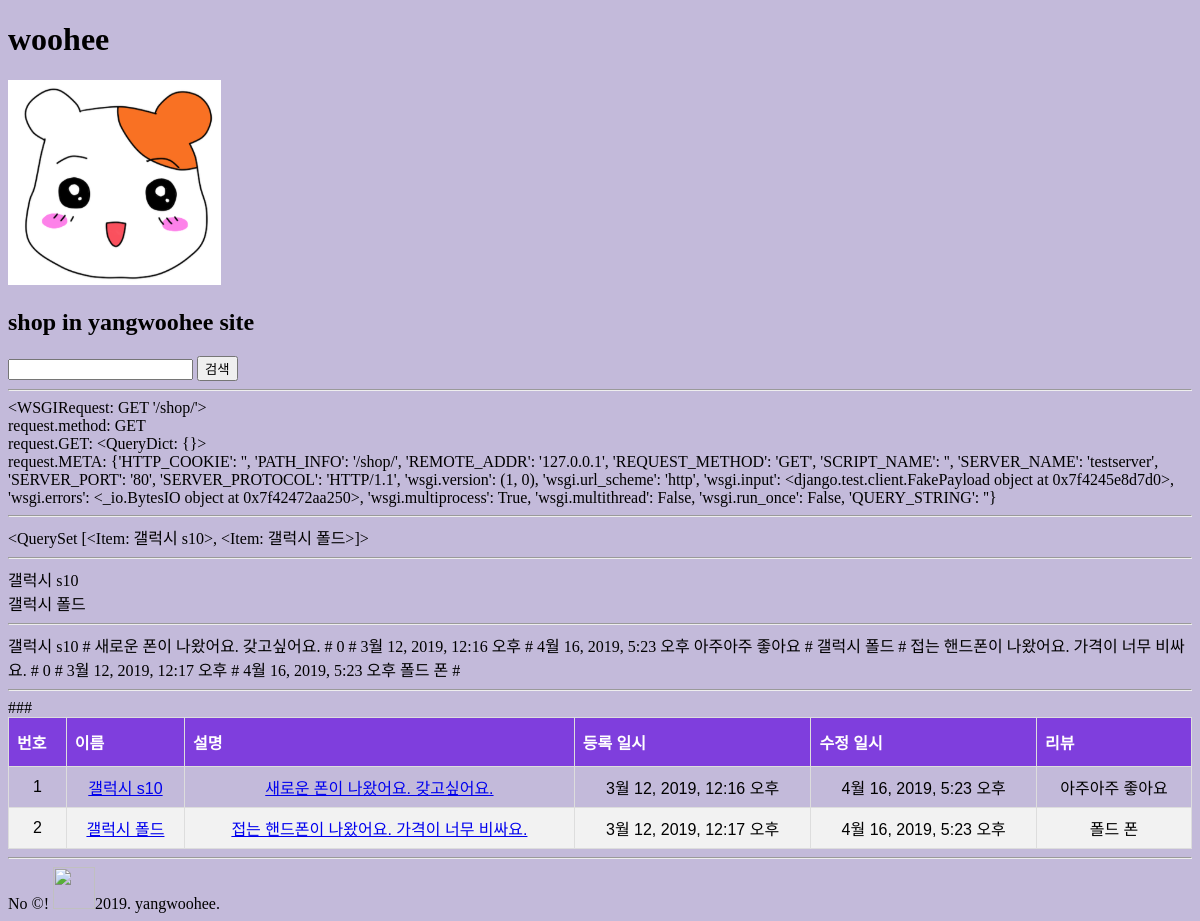
The app's page /shop/ with its own data.
### shop/models.py (models this page shows, shortened)
class Item(models.Model):
    name = models.CharField(max_length=20)
    desc = models.TextField(blank=True)
    price = models.PositiveIntegerField(default=0)
    photo = models.ImageField(blank=True)
    is_published = models.BooleanField(default=True)
    created_at = models.DateTimeField(auto_now_add=True)
    updated_at = models.DateTimeField(auto_now=True)
    review = models.TextField(blank=True) ###
    def __str__(self):
        return self.name

### shop/views.py (the view)
# urls.py: path('', views.item_list, name='item_list'),
def item_list(request):
    items = Item.objects.all()
    q = request.GET.get('q', '')  # 키값이 'q'로 지정된 값이 없으면 None이 반환됨
    if q:  # q가 널 아니면 qs에 filter 조건 추가
        items = items.filter(name__icontains=q)
    return render(request, 'shop/item_list.html', {
        'item_list': items,
        'q': q,
    })

### shop/templates/shop/item_list.html (shortened to what this page needs)
{% extends './layout.html' %}
{% load static %}
{% block content %}
    {{ block.super }}
    <form action="" method="GET">
        <input type="text" name="q" value="{{ q }}" />
        <input type="submit" value="검색" />
    </form>
</head>
<hr>
<body>
    {{ request }} <br/>
    request.method: {{ request.method }} <br/>
    request.GET: {{ request.GET }} <br/>
    request.META: {{ request.META }}
    <hr/>
    {{ item_list }}
    <hr>
    {% for item in item_list %}
        {{ item }} <br>
    {% endfor %}
    <hr>
    {% for item in item_list %}
        {{ item.name }} #
        {{ item.desc }} #
        {{ item.price }} #
        {{ item.created_at }} #
        {{ item.updated_at }}
        {{ item.review }} #
    {% endfor %}
    <hr>
    <table>
        <thead>
            <th>번호</th>
            <th>이름</th>
            <th>설명</th>
            <th>등록 일시</th>
            <th>수정 일시</th>
            <th>리뷰</th> ###
        </thead>
        <tbody>
            {% for item in item_list %}
            <tr>
                <td> {{ item.id }} </td>
                <td>
                    <a href="{% url 'shop:item_detail' pk=item.pk %}">
                        {{ item.name }}
                    </a>
                </td>
                <td>
                    <a href="{% url 'shop:item_edit' pk=item.pk %}">
                        {{ item.desc }}
                    </a>
                </td>
                <td> {{ item.created_at }} </td>
                <td> {{ item.updated_at }} </td>
                <td> {{ item.review }} </td>
            </tr>
            {% endfor %}
        </tbody>
    </table>
</body>
</html>
{% endblock %}

### shop/static/shop/shop.css (style rules this page uses)
body { background-color: rgba(182, 171, 211, 0.82); }
table { font-family: "Trebuchet MS", Arial, Helvetica, sans-serif; border-collapse: collapse; width: 100%; text-align: center; }
table td, table th { border: 1px solid #ddd; padding: 8px; text-align: center; }
table tr:nth-child(even) { background-color: #f2f2f2; }
table th { padding-top: 12px; padding-bottom: 12px; text-align: left; background-color: #7f3edd; color: white; }

### records on screen
Item: name.name "<QuerySet [<Item: 갤럭시 s10>, <Item: 갤럭시 폴드>]>", name "갤럭시 s10", desc "새로운 폰이 나왔어요. 갖고싶어요.", price "0", created_at "3월 12, 2019, 12:16 오후", updated_at "4월 16, 2019, 5:23 오후", review "아주아주 좋아요", id "1"
Item: name "갤럭시 폴드", desc "접는 핸드폰이 나왔어요. 가격이 너무 비싸요.", price "0", created_at "3월 12, 2019, 12:17 오후", updated_at "4월 16, 2019, 5:23 오후", review "폴드 폰", id "2"

### other values on screen
{{ request }} "<WSGIRequest: GET '/shop/'>"
{{ request.method }} "GET"
{{ request.GET }} "<QueryDict: {}>"
